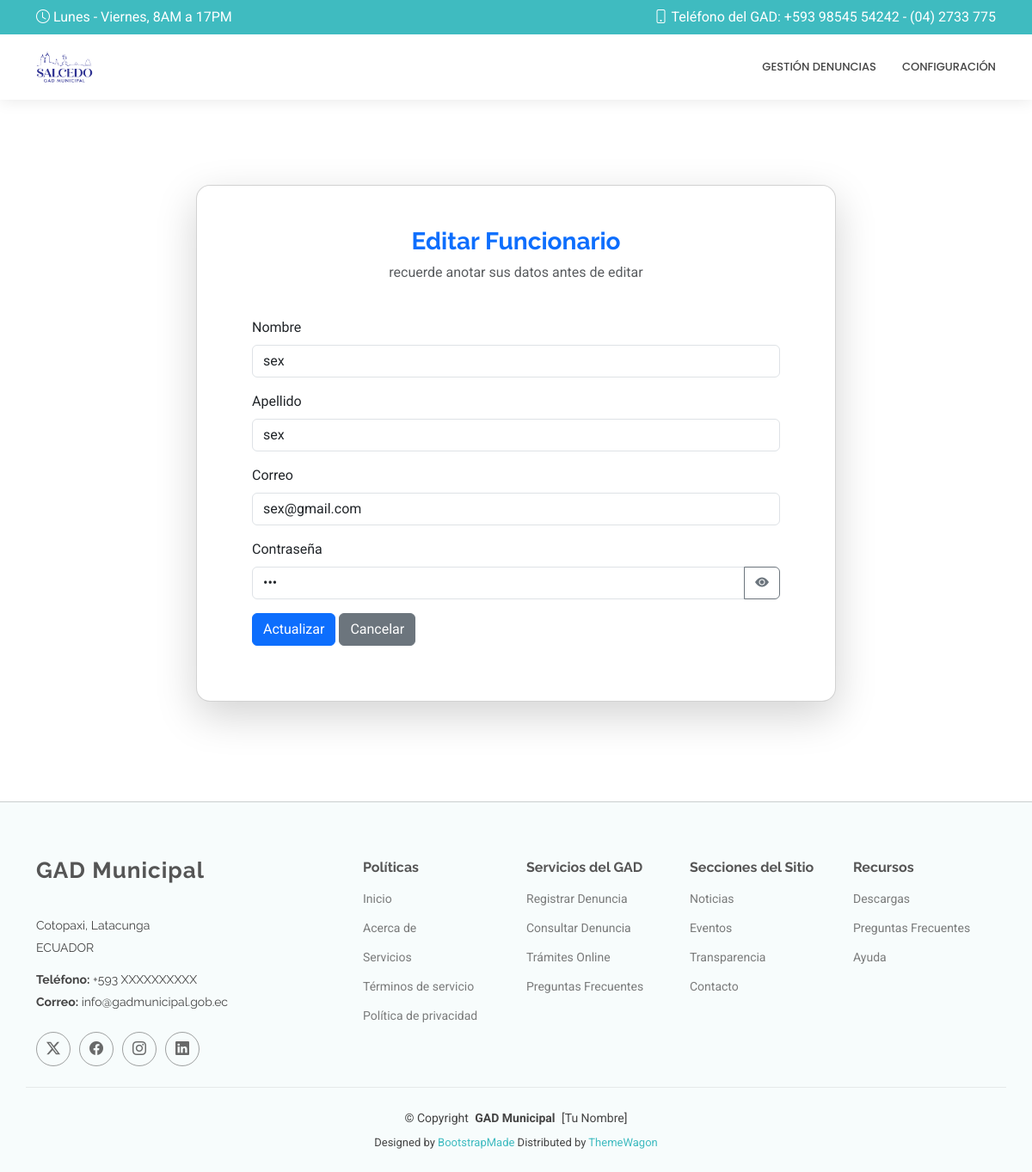
Screenshot of /mi_perfil_funcionario/editar/ (signed in) with the database file from the repository.
### Aplicaciones/Usuarios/models.py (models this page shows, shortened)
class Funcionario(models.Model):
    id = models.AutoField(primary_key=True)
    correo = models.EmailField(unique=True)
    nombre = models.CharField(max_length=100)
    apellido = models.CharField(max_length=100)
    contrasena = models.CharField(max_length=128)

### Aplicaciones/Usuarios/views.py (the view, shortened to what this page needs)
# urls.py: path('mi_perfil_funcionario/editar/', views.editar_mi_perfil_funcionario, name='editar_mi_perfil_funcionario'),
def editar_mi_perfil_funcionario(request):
    if "usuario_id" not in request.session or request.session.get("tipo_usuario") != "funcionario":
        messages.error(request, "Debes iniciar sesión como funcionario.")
        return redirect("login_funcionario")
    funcionario = Funcionario.objects.get(id=request.session["usuario_id"])
    return render(request, "editar_funcionario.html", {"funcionario": funcionario})

### Aplicaciones/Usuarios/templates/editar_funcionario.html (shortened to what this page needs)
{% extends "plantilla2.html" %}
{% block contenido %}
<div class="container d-flex justify-content-center align-items-center min-vh-100">
    <div class="col-md-8">
        <div class="card shadow-lg rounded-4">
            <div class="card-body p-5">
                <div class="text-center mb-4">
            <h3 class="text-primary fw-bold">Editar Funcionario</h3>
            <p class="text-muted">recuerde anotar sus datos antes de editar</p>
        </div>
        <div class="card-body">
            <form method="post">
                <div class="mb-3">
                    <label for="nombre" class="form-label">Nombre</label>
                    <input type="text" class="form-control" id="nombre" name="nombre" value="{{ funcionario.nombre }}" required>
                </div>
                <div class="mb-3">
                    <label for="apellido" class="form-label">Apellido</label>
                    <input type="text" class="form-control" id="apellido" name="apellido" value="{{ funcionario.apellido }}" required>
                </div>
                <div class="mb-3">
                    <label for="correo" class="form-label">Correo</label>
                    <input type="email" class="form-control" id="correo" name="correo" value="{{ funcionario.correo }}" required>
                </div>
                <div class="mb-3 position-relative">
                    <label for="contrasena" class="form-label">Contraseña</label>
                    <div class="input-group">
                        <input type="password" class="form-control" id="contrasena" name="contrasena" value="{{ funcionario.contrasena }}" required>
                        <button type="button" class="btn btn-outline-secondary password-toggle" tabindex="-1">
                            <i class="bi bi-eye-fill"></i>
                        </button>
                    </div>
                </div>
                <button type="submit" class="btn btn-primary">Actualizar</button>
                <a href="{% url 'panel_funcionario' %}" class="btn btn-secondary">Cancelar</a>
            </form>
        </div>
    </div>
</div>
</div>
</div>
{% endblock %}

### DenunciasG/static/plantilla/MediCio/assets/css/main.css (style rules this page uses)
:root { --default-font: "Roboto", system-ui, -apple-system, "Segoe UI", Roboto, "Helvetica Neue", Arial, "Noto Sans", "Liberation Sans", sans-serif, "Apple Color Emoji", "Segoe UI Emoji", "Segoe UI Symbol", "Noto Color Emoji"; --heading-font: "Raleway", sans-serif; --nav-font: "Poppins", sans-serif; }
:root { --background-color: #ffffff; --default-color: #444444; --heading-color: #555555; --accent-color: #3fbbc0; --surface-color: #ffffff; --contrast-color: #ffffff; }
:root { --nav-color: #444444; --nav-hover-color: #3fbbc0; --nav-mobile-background-color: #ffffff; --nav-dropdown-background-color: #ffffff; --nav-dropdown-color: #444444; --nav-dropdown-hover-color: #3fbbc0; }
:root { scroll-behavior: smooth; }
body { color: var(--default-color); background-color: var(--background-color); font-family: var(--default-font); }
a { color: var(--accent-color); text-decoration: none; transition: 0.3s; }
h1, h2, h3, h4, h5, h6 { color: var(--heading-color); font-family: var(--heading-font); }

### rows the page displays
Funcionario: nombre "sex", apellido "sex", correo "sex@gmail.com"
